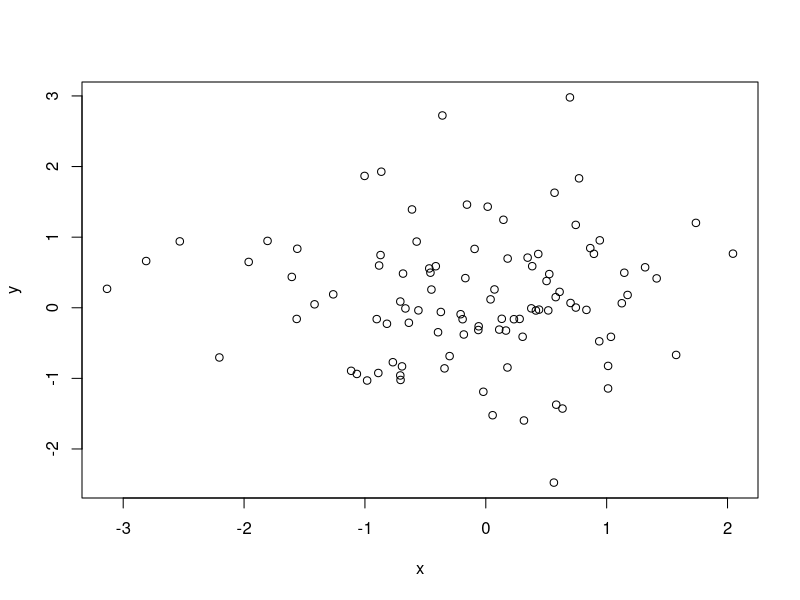

The R script that drew this image:
## ---- chunk 1
x <- rnorm(100)
y <- rnorm(100)
plot(x, y)
## ---- chunk 2
summary(x)
